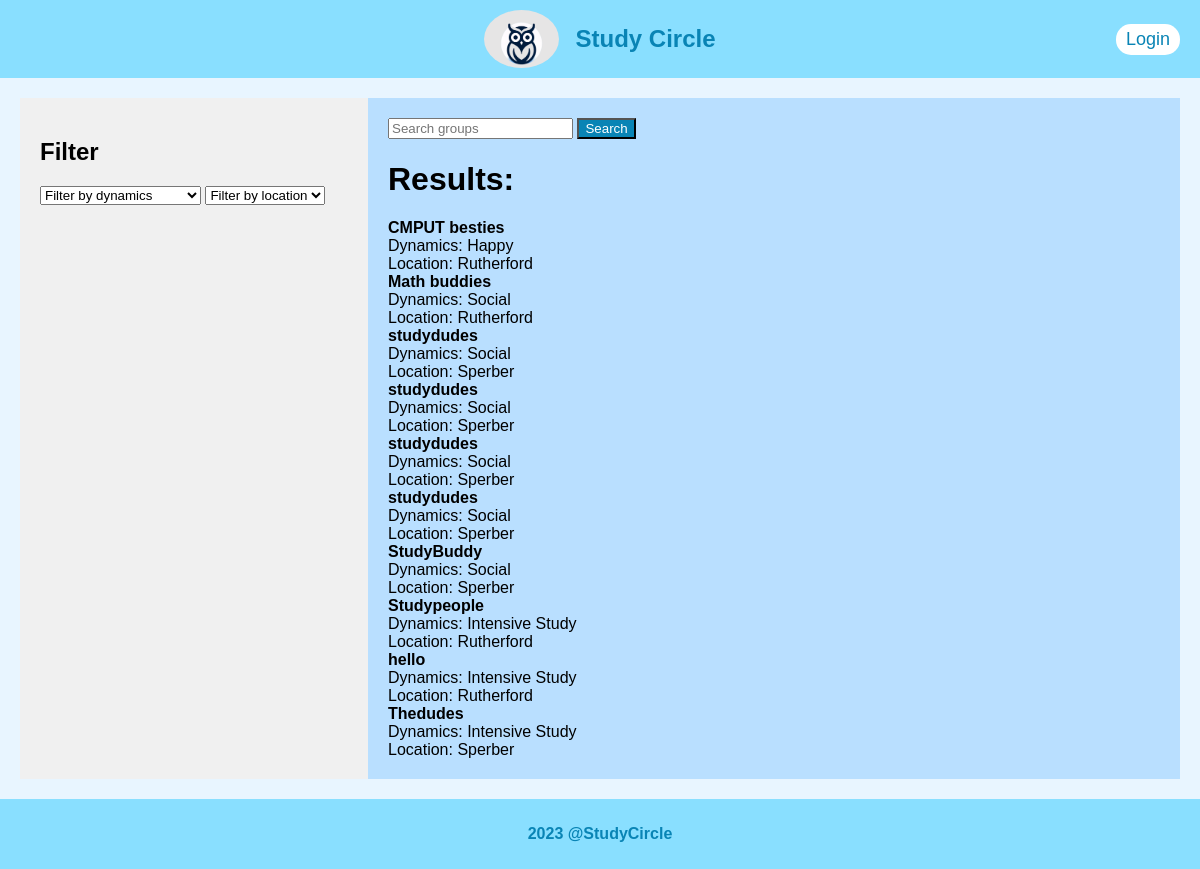
Before: /groups/groups/search/ with the older database file.
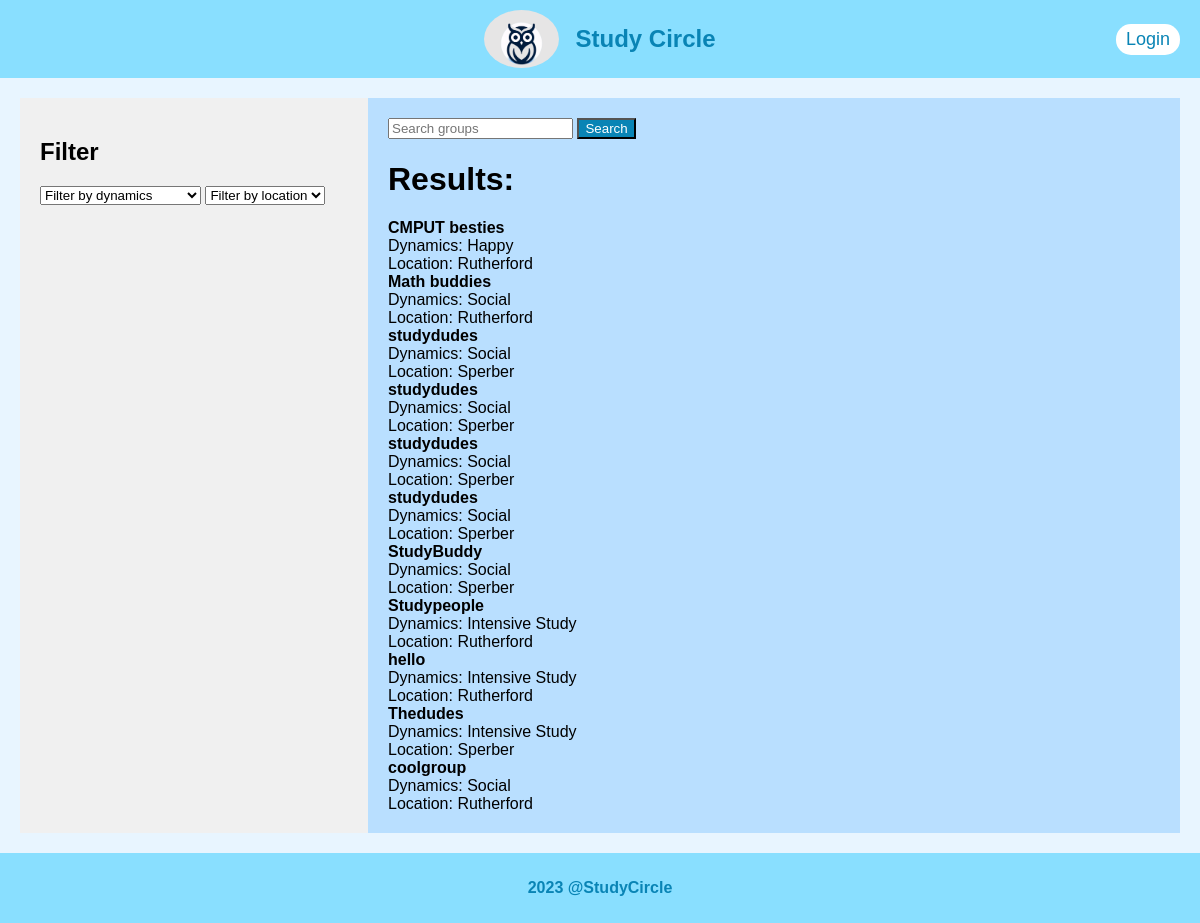
After: the same page with the newer database file.
### groups/models.py (models this page shows, shortened)
class Group(models.Model):
    name = models.CharField(max_length=100)
    bio = models.TextField(verbose_name="Group Bio", blank=True)
    meeting_date = models.DateField(verbose_name="Meeting Date", default=datetime.date.today)
    meeting_time = models.TimeField(verbose_name="Meeting Time", default=datetime.time(12, 0))
    session_type = models.CharField(max_length=100, choices=SESSION_TYPE_CHOICES)
    dynamics = models.CharField(max_length=100, choices=GROUP_DYNAMICS_CHOICES)
    location = models.CharField(max_length=100, choices=LOCATION_CHOICES)

### groups/views.py (the view)
# urls.py: path('groups/search/', views.group_search_view, name='group_search'),
def group_search_view(request):
    groups = Group.objects.all()  # Start with all groups
    search_query = request.GET.get('search', '')
    filter_dynamics = request.GET.get('dynamics', '')
    filter_location = request.GET.get('location', '')
    query = Q()  # Start with an empty query
    if filter_dynamics:
        query &= Q(dynamics=filter_dynamics)
    if filter_location:
        query &= Q(location=filter_location)
    if search_query:
        query &= Q(name__icontains=search_query)
    groups = groups.filter(query)
    dynamics_choices = Group._meta.get_field('dynamics').choices
    location_choices = Group._meta.get_field('location').choices
    return render(request, 'groups/group_search.html', {
        'groups': groups,
        'dynamics_choices': dynamics_choices,
        'location_choices': location_choices,
        'search_query': search_query,
        'filter_dynamics': filter_dynamics,
        'filter_location': filter_location,
    })

### groups/templates/groups/group_search.html (shortened to what this page needs)
{% extends 'layout.html' %}
{% block content %}
<div style="display: flex;">
    <div style="background-color: #F0F0F0; padding: 20px; width: 30%; min-width: 200px;">
        <h2>Filter</h2>
        <form>
            <select name="dynamics" onchange="this.form.submit()">
                <option value="">Filter by dynamics</option>
            </select>
            <select name="location" onchange="this.form.submit()">
                <option value="">Filter by location</option>
            </select>
        </form>
    </div>
    <div style="background-color: #B9DFFF; padding: 20px; width: 70%; min-width: 400px;">
        <div>
            <form action="{% url 'groups:group_search' %}" method="get">
                <input type="text" name="search" value="{{ search_query }}" placeholder="Search groups">
                <input type="submit" value="Search" style="background-color: #0984B5; color: white;">
            </form>
        </div>
        <h1>Results:</h1>
        {% for group in groups %}
        <div>
            <strong>{{ group.name }}</strong><br>
            Dynamics: {{ group.get_dynamics_display }}<br>
            Location: {{ group.get_location_display }}<br>
        </div>
        {% empty %}
        <div>No groups found.</div>
        {% endfor %}
    </div>
</div>
{% endblock %}

Changed rows visible on the page:
added Group: name "coolgroup", dynamics "Social", location "Rutherford"
